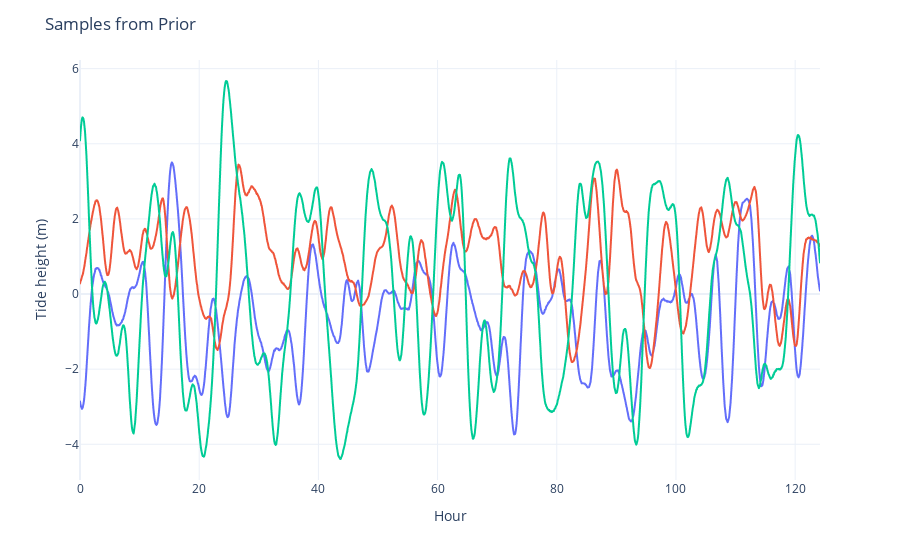

Source (notebook cell):
### Code cell
cov_kernel = kernel_function(x, x)
mean = np.zeros((cov_kernel.shape[0],))

# We can sample our GP function from a multivariate normal
samples = np.random.multivariate_normal(mean, cov_kernel, 3).T
fig =  px.line(pd.DataFrame(samples, index=x))
fig.update_layout(xaxis_title='Hour', yaxis_title='Tide height (m)', title='Samples from Prior', showlegend=False)

### Figure 1 — Plotly figure (JSON) as saved in the notebook; plotly's stock layout.template omitted (floating-point values rounded to 4 significant figures; data arrays with more than 128 entries replaced by an {"elided": "..."} marker saying what was removed)
{"data": [{"hovertemplate": "variable=0<br>index=%{x}<br>value=%{y}<extra></extra>", "legendgroup": "0", "line": {"color": "#636efa", "dash": "solid"}, "marker": {"symbol": "circle"}, "mode": "lines", "name": "0", "showlegend": true, "type": "scattergl", "x": {"elided": "1258 float values"}, "xaxis": "x", "y": {"elided": "1258 float values"}, "yaxis": "y"}, {"hovertemplate": "variable=1<br>index=%{x}<br>value=%{y}<extra></extra>", "legendgroup": "1", "line": {"color": "#EF553B", "dash": "solid"}, "marker": {"symbol": "circle"}, "mode": "lines", "name": "1", "showlegend": true, "type": "scattergl", "x": {"elided": "1258 float values"}, "xaxis": "x", "y": {"elided": "1258 float values"}, "yaxis": "y"}, {"hovertemplate": "variable=2<br>index=%{x}<br>value=%{y}<extra></extra>", "legendgroup": "2", "line": {"color": "#00cc96", "dash": "solid"}, "marker": {"symbol": "circle"}, "mode": "lines", "name": "2", "showlegend": true, "type": "scattergl", "x": {"elided": "1258 float values"}, "xaxis": "x", "y": {"elided": "1258 float values"}, "yaxis": "y"}], "layout": {"legend": {"title": {"text": "variable"}, "tracegroupgap": 0}, "margin": {"t": 60}, "showlegend": false, "title": {"text": "Samples from Prior"}, "xaxis": {"anchor": "y", "domain": [0, 1], "title": {"text": "Hour"}}, "yaxis": {"anchor": "x", "domain": [0, 1], "title": {"text": "Tide height (m)"}}}}
